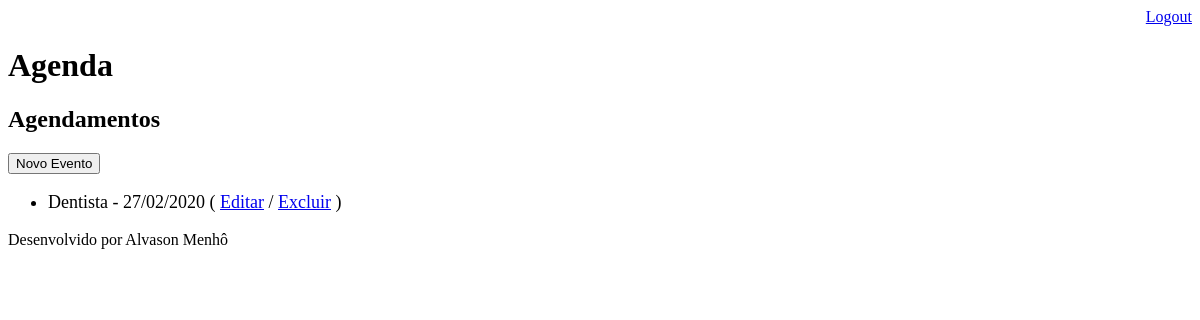
/agenda/ (signed in), run on an earlier commit of the app's database.
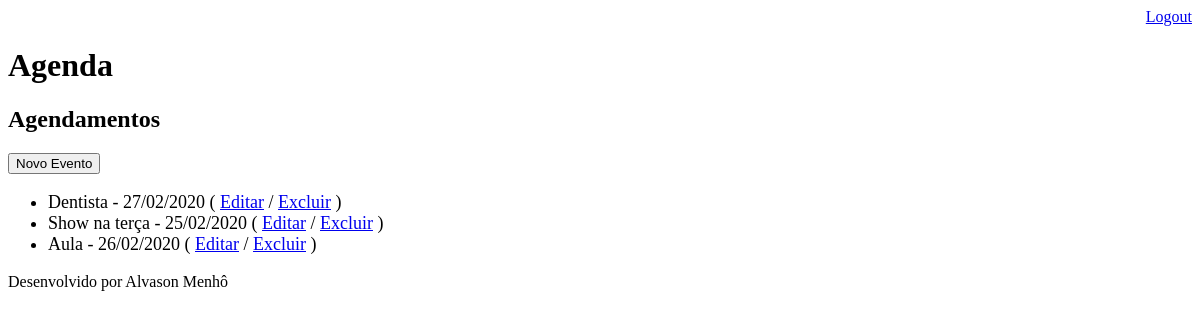
And on a later commit of the database.
### core/models.py (models this page shows, shortened)
class Eventos(models.Model):
    titulo = models.CharField(max_length=100)
    descricao = models.TextField(blank=True, null=True)
    data_evento = models.DateTimeField(verbose_name='Data do Evento')
    data_criacao = models.DateTimeField(auto_now=True)
    usuario = models.ForeignKey(User, on_delete=models.CASCADE)
    class Meta:
        db_table = 'tbl_eventos'
    def get_data_evento(self):
        return self.data_evento.strftime('%d/%m/%Y')

### core/views.py (the view)
# urls.py: path('agenda/',views.lista_eventos),
@login_required(login_url='/login/')
def lista_eventos(request):
    usuario = request.user
    data_atual = datetime.now()
    evento = Eventos.objects.filter(usuario=usuario,
                                    data_evento__gt=data_atual)
    dados = {'eventos':evento}
    return render(request, 'agenda.html',dados)

### templates/agenda.html
{% extends "model-page.html" %}
{% block content %}
  <h2>Agendamentos</h2>
  <a href="evento/">
    <button type="button">Novo Evento</button>
  </a>
  <ul style="font-size: 18px">
       {% for evento in eventos %}
           <li>{{ evento.titulo }} - {{evento.get_data_evento }}
               ( <a href="evento/?id={{evento.id}}">Editar</a>
               / <a href="evento/delete/{{evento.id}}/">Excluir</a> )
           </li>
       {% endfor %}
  </ul>
{% endblock %}

What changed in the data, as far as the page shows it:
added Eventos: titulo "Show na terça", get_data_evento "25/02/2020"
added Eventos: titulo "Aula", get_data_evento "26/02/2020"
